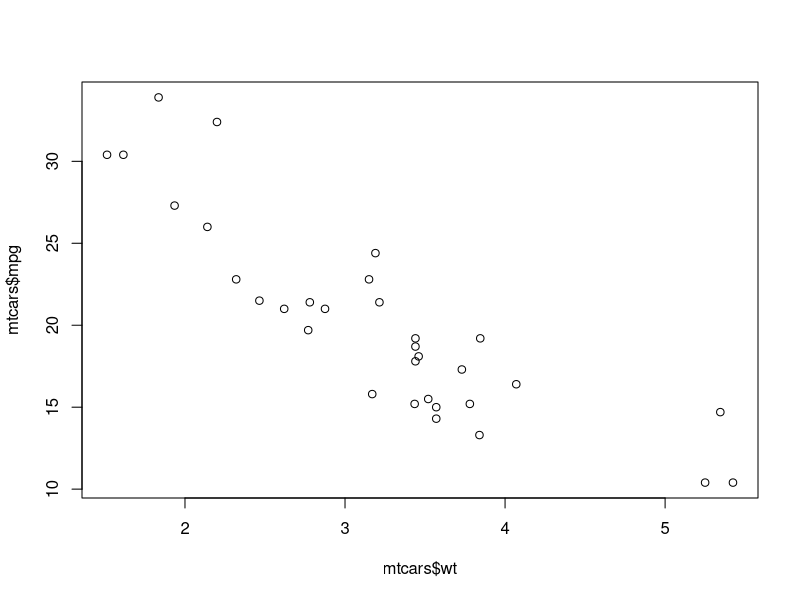
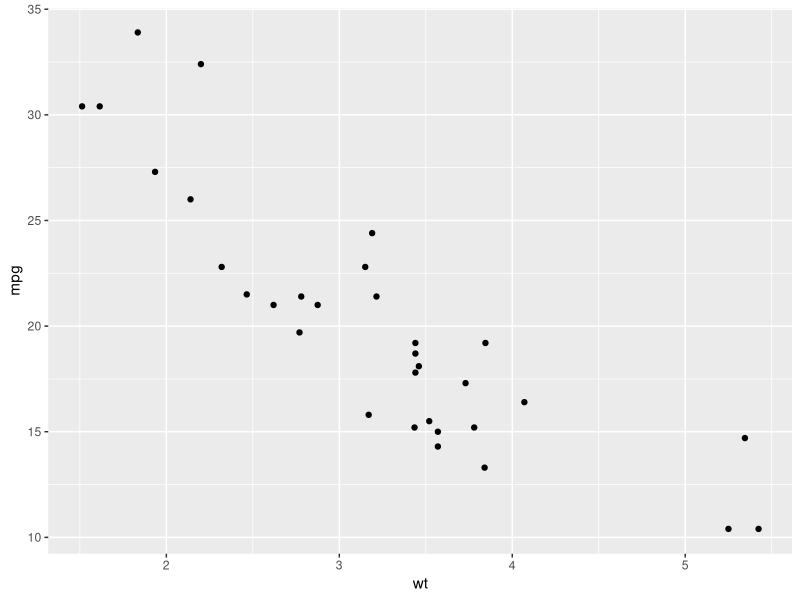
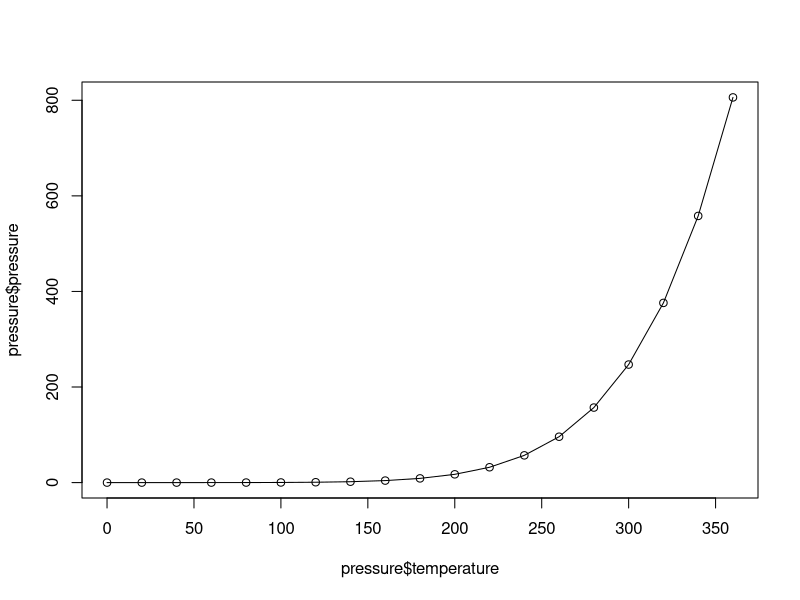
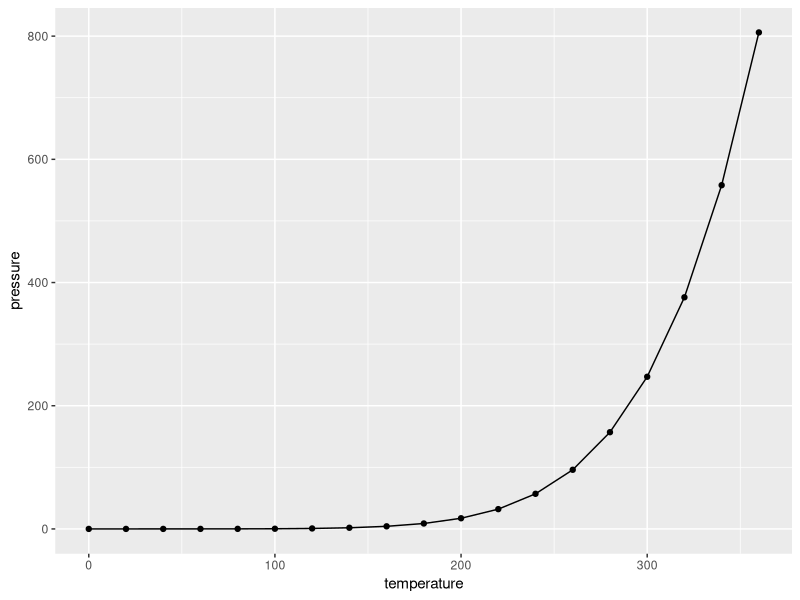
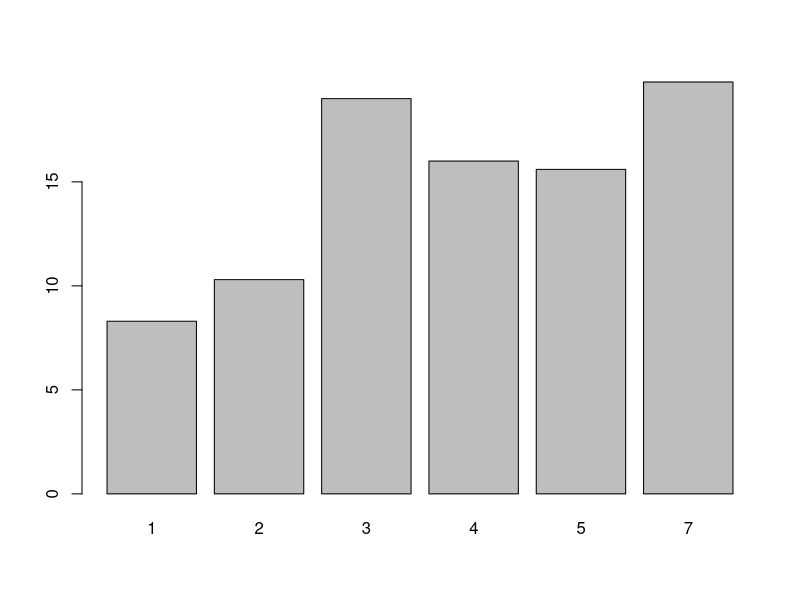
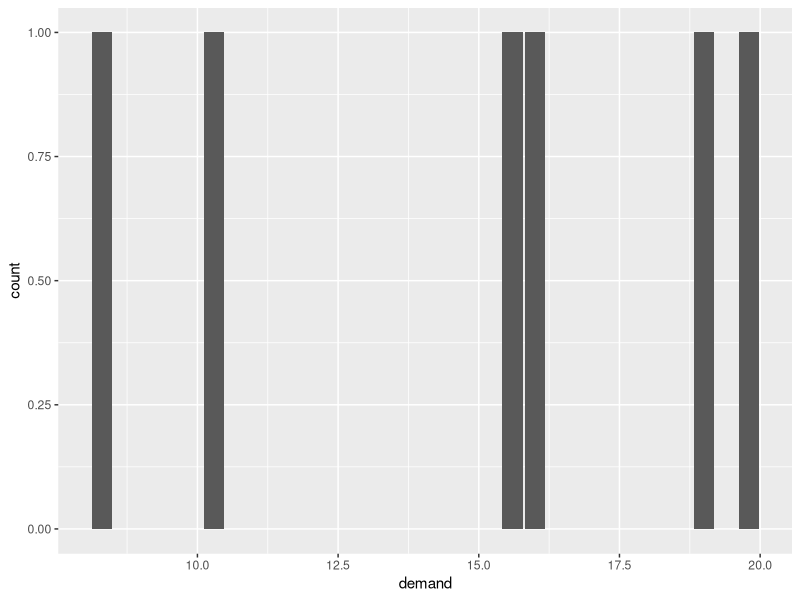
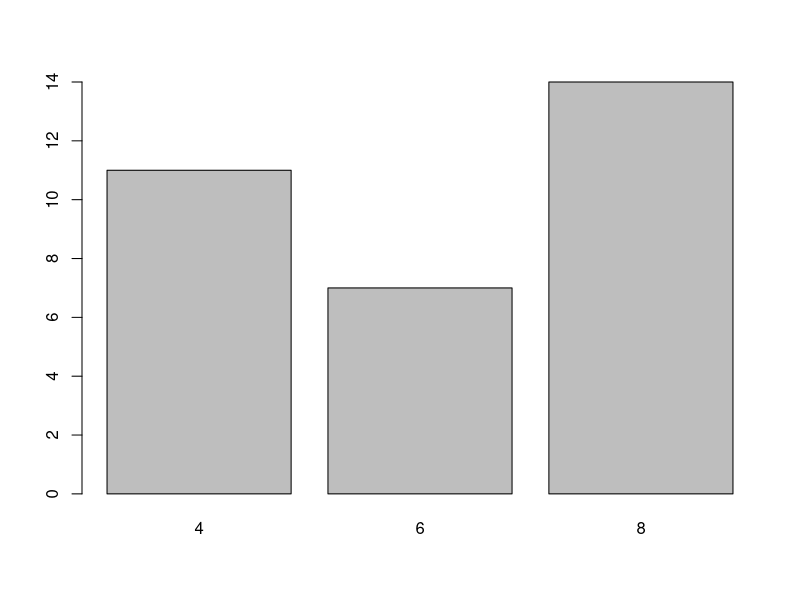
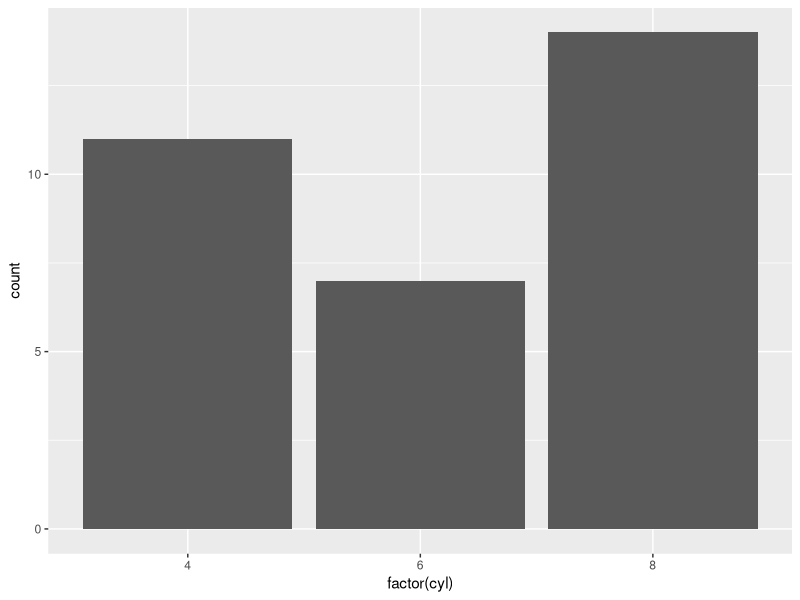

The R script that drew these images, in order:
library(ggplot2)

#plotting a scatterplot
plot(mtcars$wt,mtcars$mpg)
ggplot(mtcars, aes(wt,mpg)) + geom_point()

#plotting a line with points
plot(pressure$temperature,pressure$pressure,type="l")
points(pressure$temperature,pressure$pressure)
ggplot(pressure, aes(temperature,pressure)) + geom_line() + geom_point()

#plotting a bar graph
barplot(BOD$demand, names.arg = BOD$Time)
ggplot(BOD, aes(demand)) + geom_bar() #hi

barplot(table(mtcars$cyl))
ggplot(mtcars,aes(factor(cyl))) + geom_bar()

#histogram
hist(mtcars$mpg,breaks=10)
ggplot(mtcars, aes(mpg)) + geom_histogram(binwidth=10)

#boxplots
plot(ToothGrowth$supp, ToothGrowth$len)
ggplot(ToothGrowth, aes(supp,len)) + geom_boxplot()

boxplot(len ~ supp, data = ToothGrowth)
ggplot(ToothGrowth,aes(supp,len)) + geom_boxplot()

boxplot(len ~ supp + dose, data = ToothGrowth)
ggplot(ToothGrowth, aes(interaction(supp, dose), y=len)) + geom_boxplot()
